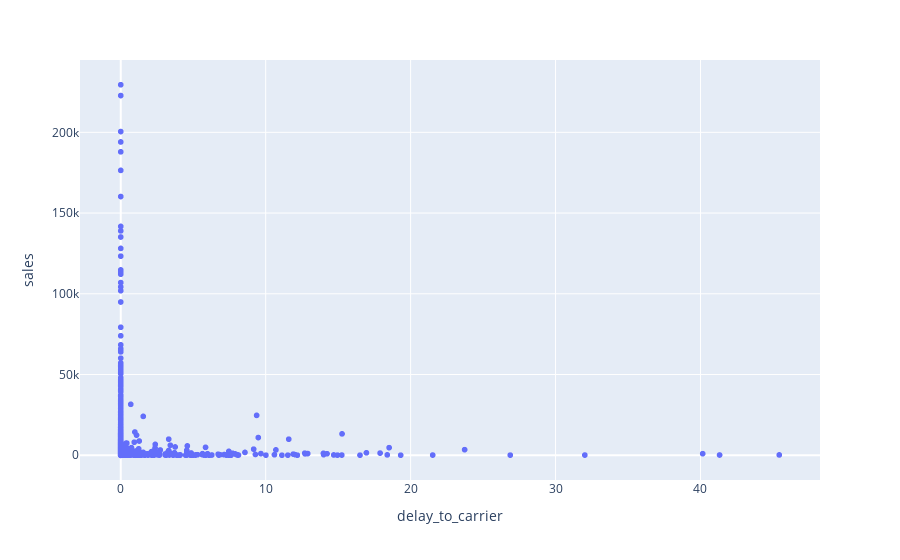

Here is the notebook cell this chart was saved with:
### Code cell
px.scatter(df_seller, x='delay_to_carrier', y='sales')

### Figure 1 — Plotly figure (JSON) as saved in the notebook; plotly's stock layout.template omitted (floating-point values rounded to 4 significant figures; data arrays with more than 128 entries replaced by an {"elided": "..."} marker saying what was removed)
{"data": [{"hovertemplate": "delay_to_carrier=%{x}<br>sales=%{y}<extra></extra>", "legendgroup": "", "marker": {"color": "#636efa", "symbol": "circle"}, "mode": "markers", "name": "", "showlegend": false, "type": "scattergl", "x": {"elided": "2967 float values"}, "xaxis": "x", "y": {"elided": "2967 float values"}, "yaxis": "y"}], "layout": {"legend": {"tracegroupgap": 0}, "margin": {"t": 60}, "xaxis": {"anchor": "y", "domain": [0, 1], "title": {"text": "delay_to_carrier"}}, "yaxis": {"anchor": "x", "domain": [0, 1], "title": {"text": "sales"}}}}
